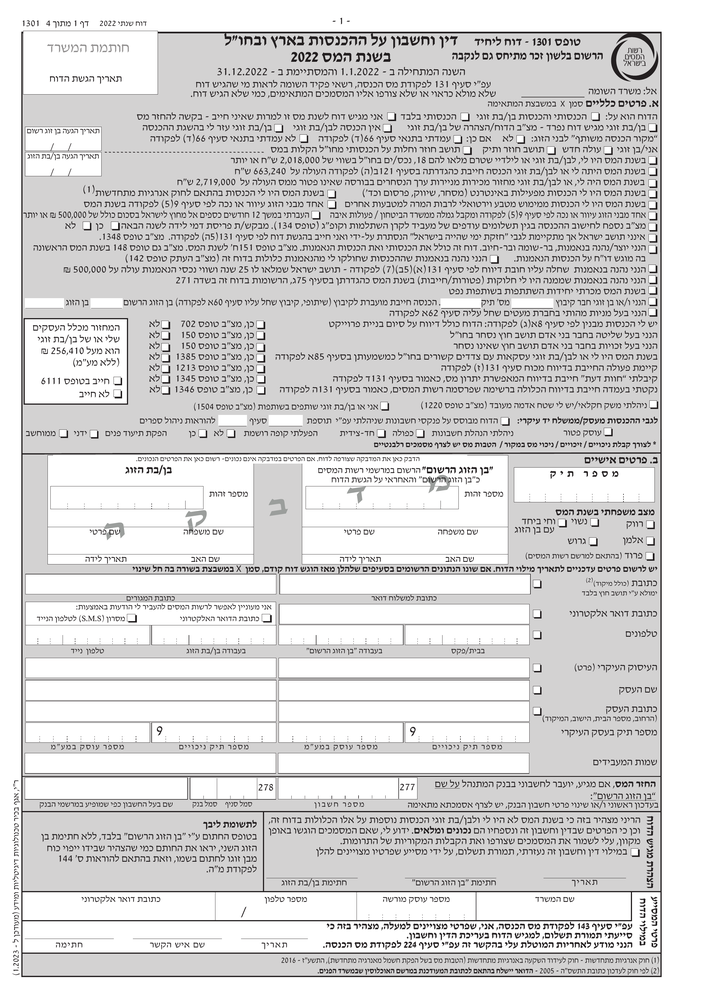
#> input picture test_pages/1301-2022 page1.png, 706 x 999 px, shrunk from 2481 x 3508 before the run
$ python -i preprocess.py   (imports and definitions only)
#> lines starting #> are read from the running program, lines starting #| are printed output that depends on the picture; after the words box and inside, x2 and y2 are one past the last pixel; in counts of white or black regions, pixels touching at a corner belong together
# src/signature_detector/preprocess.py

from typing import Tuple
import cv2
import numpy as np

# --- (The other functions clahe_enhance, detect_dominant_hough_angle, rotate_image, deskew, adaptive_binarize remain the same) ---
def clahe_enhance(gray: np.ndarray) -> np.ndarray:
    clahe = cv2.createCLAHE(clipLimit=2.0, tileGridSize=(8, 8))
    return clahe.apply(gray)

def detect_dominant_hough_angle(gray: np.ndarray, canny_thresh1=50, canny_thresh2=150,
                                min_line_len=30, max_line_gap=10) -> float:
    edges = cv2.Canny(gray, canny_thresh1, canny_thresh2)
    lines = cv2.HoughLinesP(edges, 1, np.pi / 180.0, threshold=60,
                            minLineLength=min_line_len, maxLineGap=max_line_gap)
    if lines is None: return 0.0
    angles = [np.degrees(np.arctan2(y2 - y1, x2 - x1)) for l in lines for x1, y1, x2, y2 in l]
    if not angles: return 0.0
    angles = np.array(angles)
    vx = np.cos(np.radians(angles)).mean()
    vy = np.sin(np.radians(angles)).mean()
    mean_ang = np.degrees(np.arctan2(vy, vx))
    return mean_ang

def rotate_image(img: np.ndarray, angle: float) -> np.ndarray:
    (h, w) = img.shape[:2]
    center = (w // 2, h // 2)
    M = cv2.getRotationMatrix2D(center, angle, 1.0)
    rotated = cv2.warpAffine(img, M, (w, h), flags=cv2.INTER_LINEAR, borderMode=cv2.BORDER_REPLICATE)
    return rotated

def deskew(gray: np.ndarray) -> Tuple[np.ndarray, float]:
    angle = detect_dominant_hough_angle(gray)
    if abs(angle) > 1.0 and abs(angle) < 45.0:
        rotated = rotate_image(gray, angle)
        return rotated, angle
    return gray, 0.0

def adaptive_binarize(gray: np.ndarray, block_size=31, C=12) -> np.ndarray:
    return cv2.adaptiveThreshold(gray, 255, cv2.ADAPTIVE_THRESH_GAUSSIAN_C,
                                     cv2.THRESH_BINARY_INV, block_size, C)

# THIS IS THE NEW, SUPERIOR FUNCTION
# [29 lines left out: function remove_long_lines, not called in this run]

>>> import cv2
>>> picture = cv2.imread('../../../test_pages/1301-2022 page1.png', cv2.IMREAD_GRAYSCALE)
#> picture: shape (999, 706); min 0, max 255, mean 213.9
>>> result = deskew(picture)
#> in detect_dominant_hough_angle, `edges = cv2.Canny(gray, canny_thresh1, canny_thresh2)`:
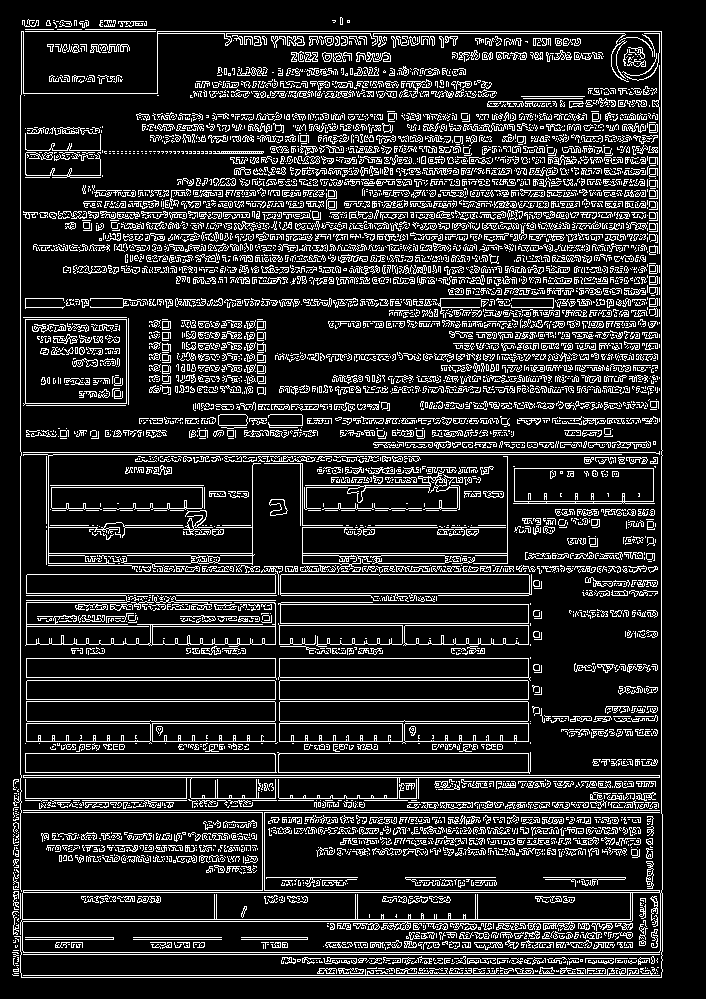
#> edges: shape (999, 706); 15.3% white in thin lines or dots, all inside (x1, y1, x2, y2) = (12, 17, 663, 978)
#> in detect_dominant_hough_angle, `lines = cv2.HoughLinesP(edges, 1, np.pi / 180.0, threshold=60, minLine..`: lines = 792 rows, first 6: [661, 813, 661, 31], [13, 810, 659, 810], [21, 775, 659, 775], [12, 952, 661, 952], [21, 777, 659, 777], [20, 972, 20, 95]
#> in detect_dominant_hough_angle, `angles = [np.degrees(np.arctan2(y2 - y1, x2 - x1)) for l in lines for ..`: angles = 792 values, max 90 at index 690, min -90 at index 0, mean -2.16
#> in detect_dominant_hough_angle, `vx = np.cos(np.radians(angles)).mean()`: vx = 0.962
#> in detect_dominant_hough_angle, `vy = np.sin(np.radians(angles)).mean()`: vy = -0.0245
#> in detect_dominant_hough_angle, `mean_ang = np.degrees(np.arctan2(vy, vx))`: mean_ang = -1.46
#> in rotate_image, `M = cv2.getRotationMatrix2D(center, angle, 1.0)`: M = [[1, -0.0255, 12.84], [0.0255, 1, -8.84]]
#> in rotate_image, `rotated = cv2.warpAffine(img, M, (w, h), flags=cv2.INTER_LINEAR, borde..`:
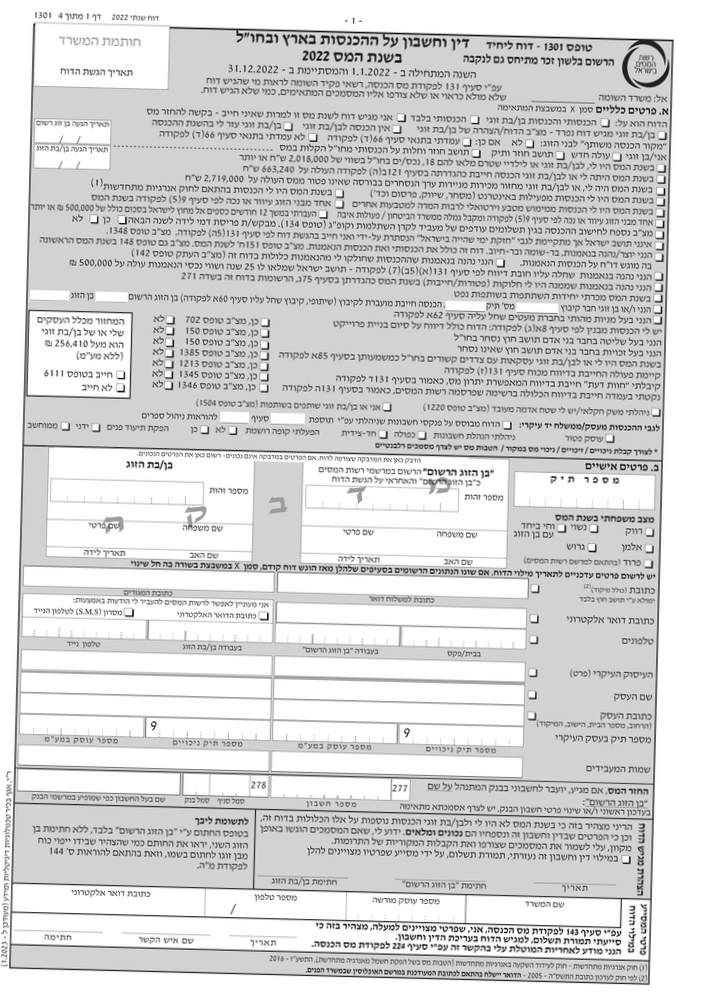
#> rotated: shape (999, 706); min 2, max 255, mean 213.9

$ run again, on test_pages/1301-2022 page2.png
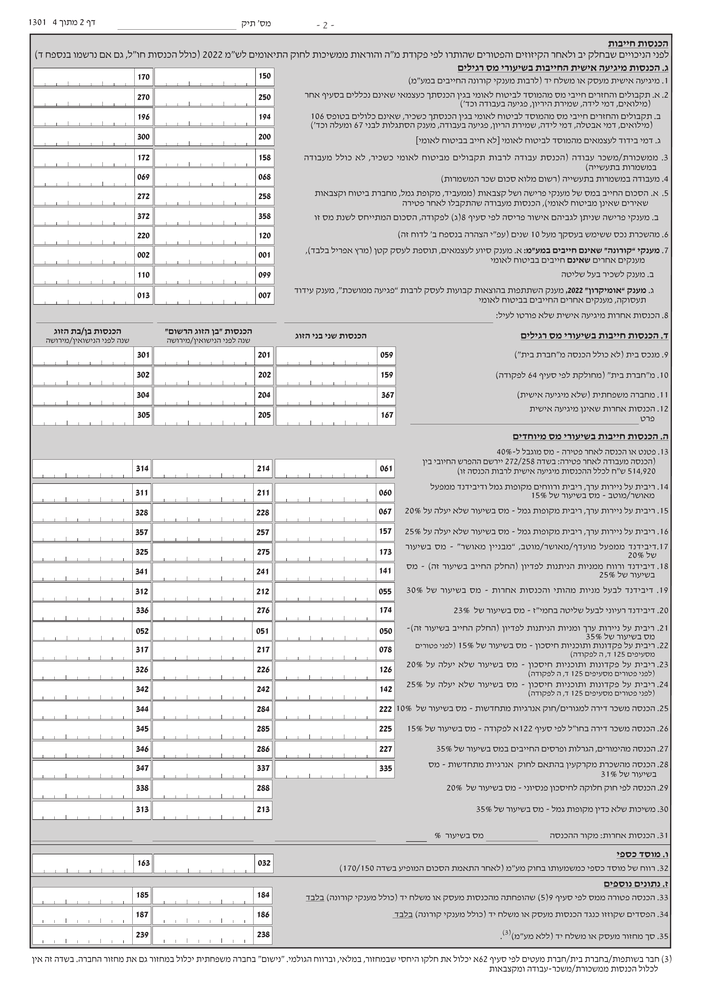
#> input picture test_pages/1301-2022 page2.png, 706 x 999 px, shrunk from 2481 x 3508 before the run
#> in detect_dominant_hough_angle, `edges = cv2.Canny(gray, canny_thresh1, canny_thresh2)`:
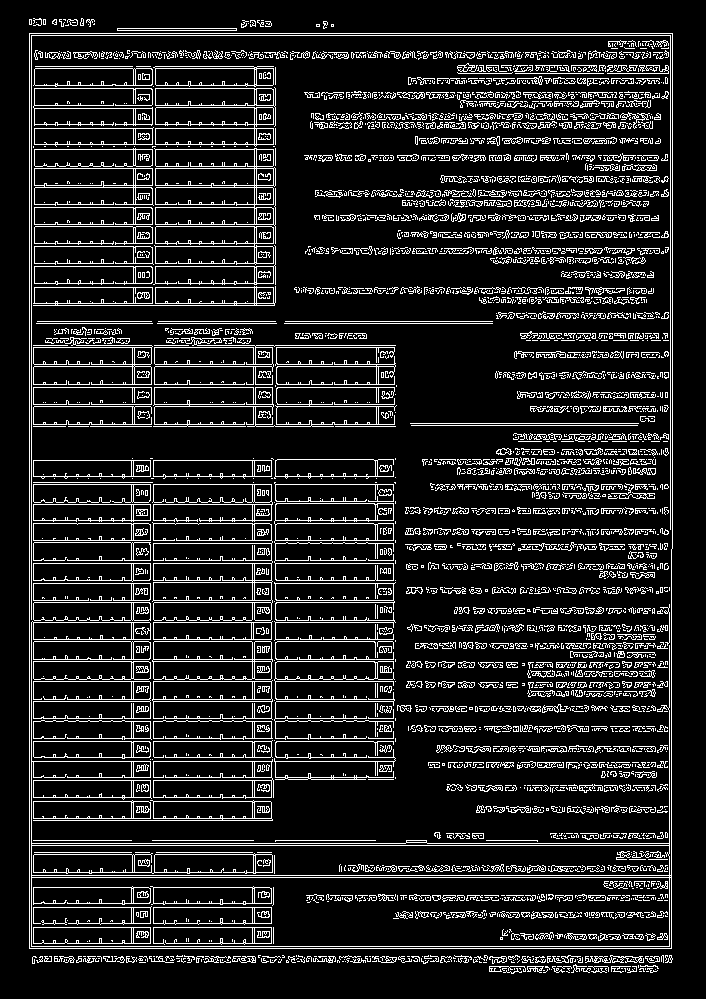
#> edges: shape (999, 706); 13.1% white in thin lines or dots, all inside (x1, y1, x2, y2) = (29, 18, 673, 974)
#> lines = 518 rows, first 6: [31, 948, 31, 19], [29, 948, 29, 19], [32, 845, 671, 845], [32, 946, 671, 946], [30, 948, 671, 948], [32, 877, 671, 877]
#> angles = 518 values, max 90 at index 431, min -90 at index 0, mean -4.86
#> vx = 0.931
#> vy = -0.054
#> mean_ang = -3.32
#> M = [[0.998, -0.058, 29.53], [0.058, 0.998, -19.63]]
#> in rotate_image, `rotated = cv2.warpAffine(img, M, (w, h), flags=cv2.INTER_LINEAR, borde..`:
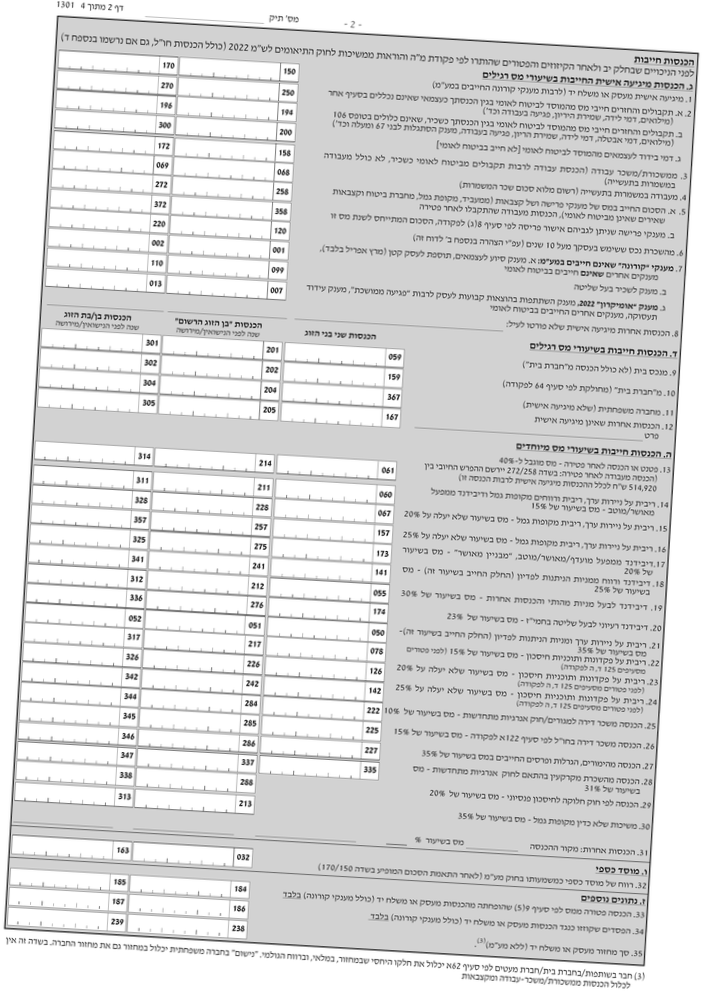
#> rotated: shape (999, 706); min 14, max 255, mean 219.3

$ run again, on test_pages/1301-2022 page3.png
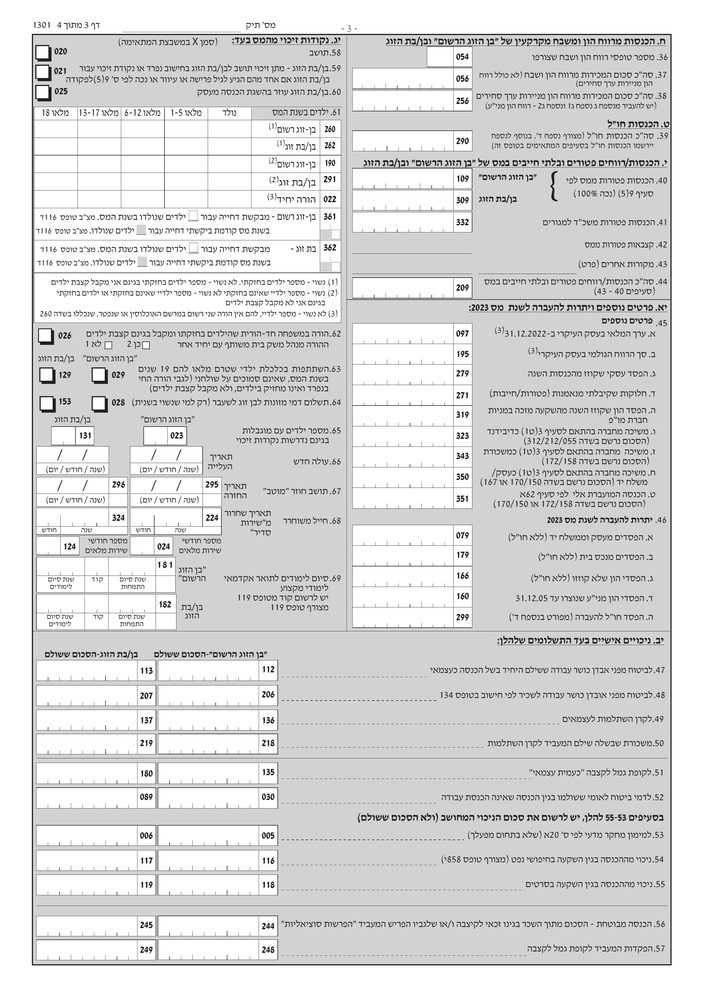
#> input picture test_pages/1301-2022 page3.png, 706 x 999 px, shrunk from 2481 x 3508 before the run
#> in detect_dominant_hough_angle, `edges = cv2.Canny(gray, canny_thresh1, canny_thresh2)`:
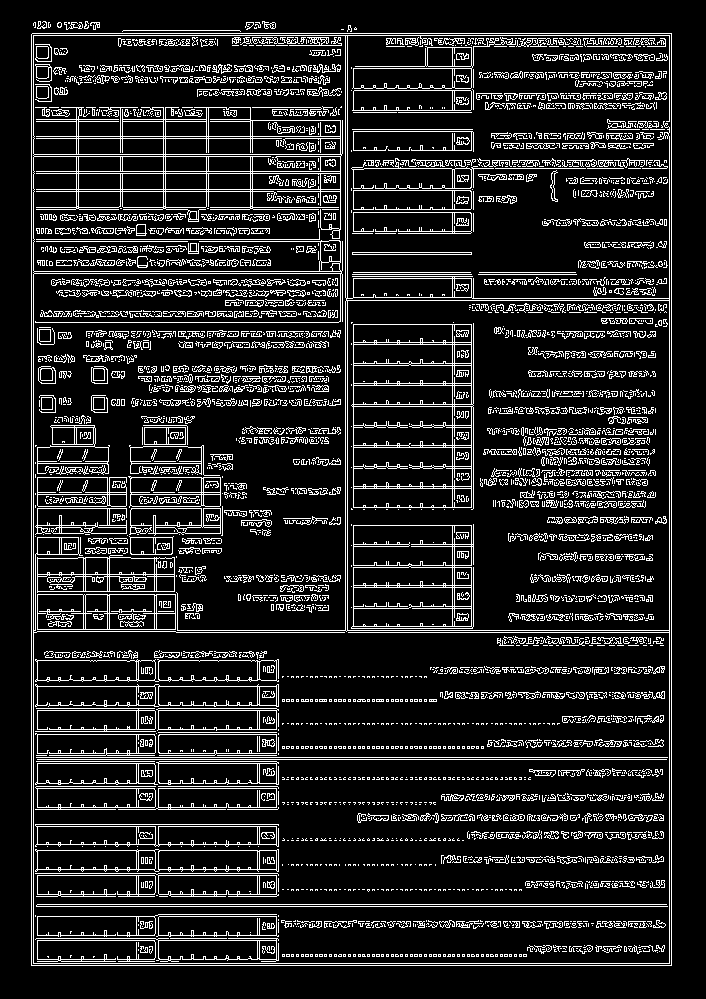
#> edges: shape (999, 706); 13.6% white in thin lines or dots, all inside (x1, y1, x2, y2) = (31, 21, 672, 966)
#> lines = 792 rows, first 6: [671, 965, 671, 33], [31, 965, 31, 34], [33, 965, 33, 23], [669, 965, 669, 33], [36, 757, 667, 757], [36, 906, 667, 906]
#> angles = 792 values, max 90 at index 634, min -90 at index 0, mean -5.77
#> vx = 0.926
#> vy = -0.0658
#> mean_ang = -4.06
#> M = [[0.997, -0.0709, 36.25], [0.0709, 0.997, -23.76]]
#> in rotate_image, `rotated = cv2.warpAffine(img, M, (w, h), flags=cv2.INTER_LINEAR, borde..`:
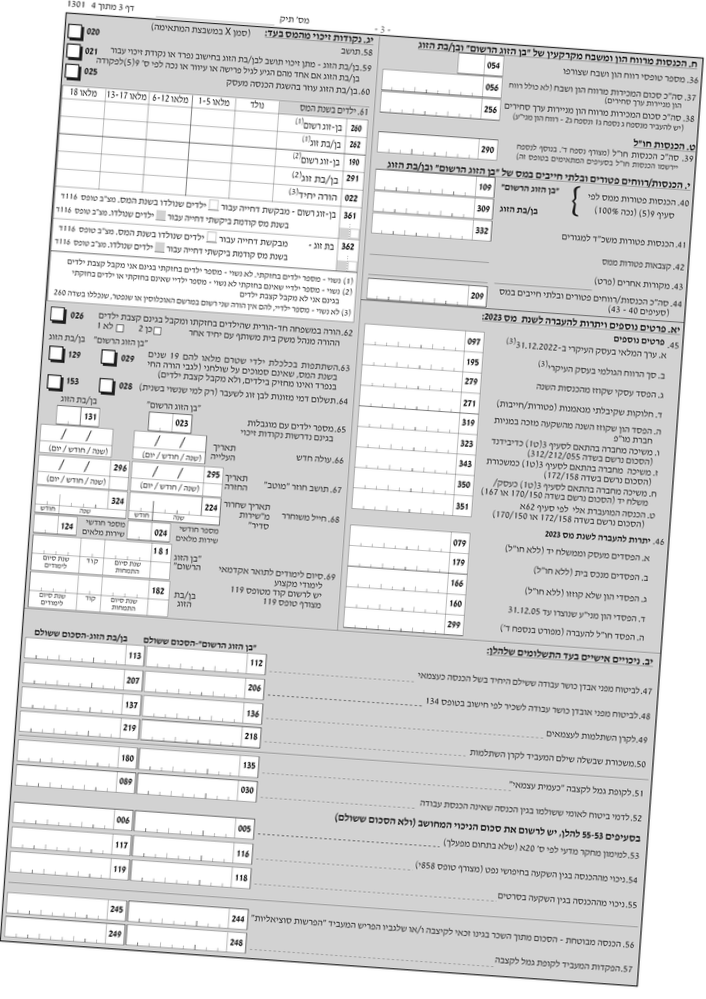
#> rotated: shape (999, 706); min 4, max 255, mean 218.4

$ run again, on test_pages/1301-2022 page4.png
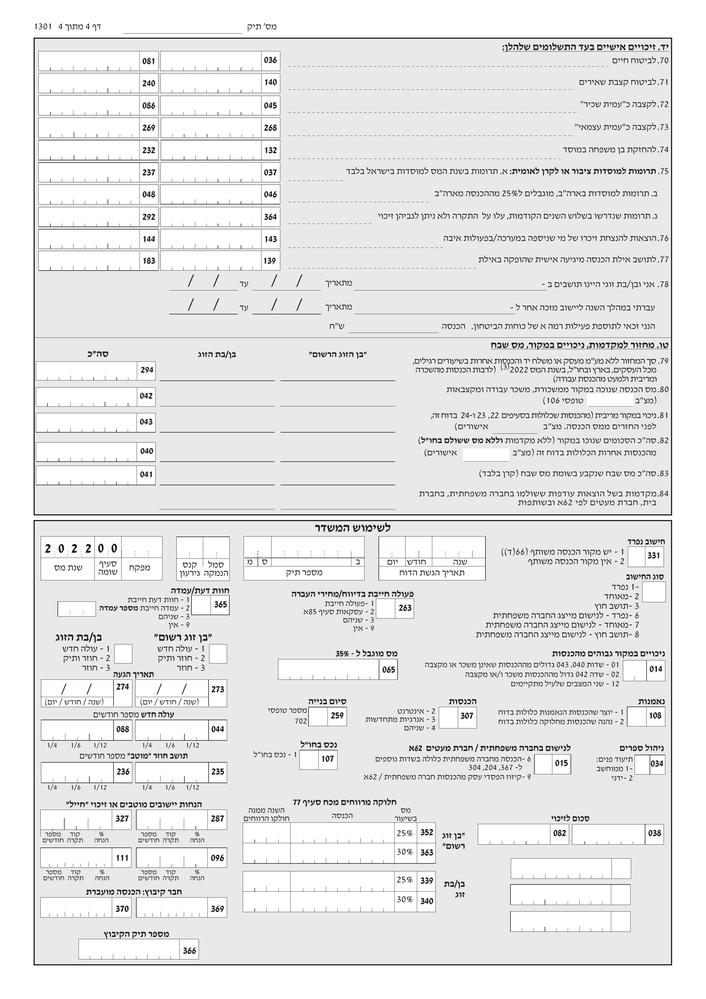
#> input picture test_pages/1301-2022 page4.png, 706 x 999 px, shrunk from 2481 x 3508 before the run
#> in detect_dominant_hough_angle, `edges = cv2.Canny(gray, canny_thresh1, canny_thresh2)`:
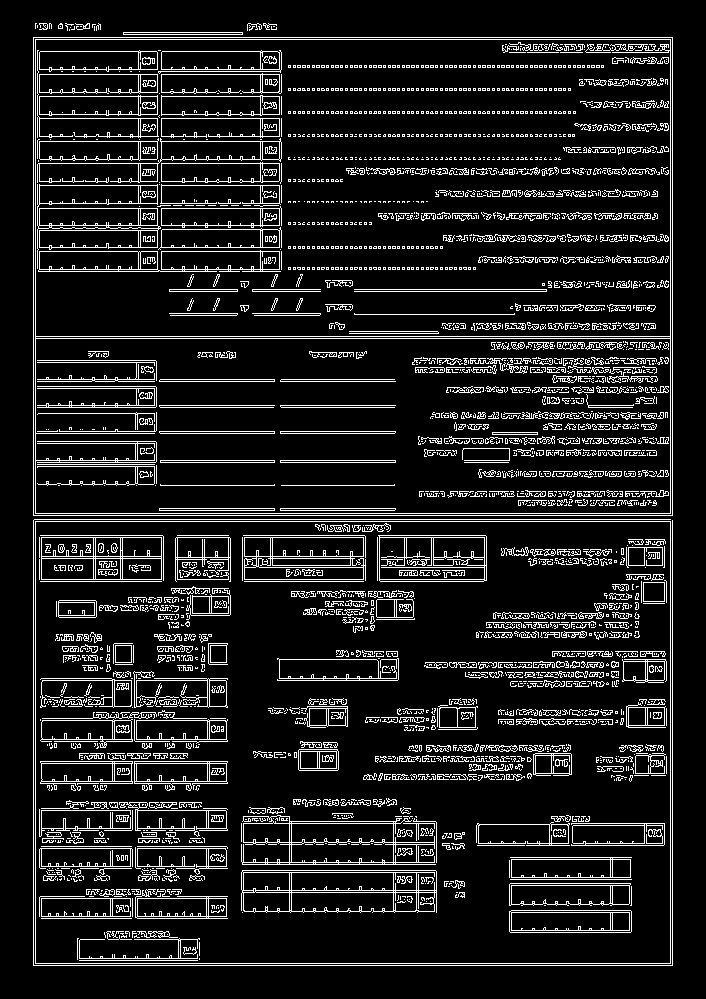
#> edges: shape (999, 706); 11.6% white in thin lines or dots, all inside (x1, y1, x2, y2) = (33, 23, 673, 966)
#> lines = 625 rows, first 6: [35, 965, 35, 23], [33, 965, 33, 37], [672, 965, 672, 37], [670, 965, 670, 37], [36, 39, 669, 39], [34, 965, 671, 965]
#> angles = 625 values, max 90 at index 574, min -90 at index 0, mean -3.34
#> vx = 0.955
#> vy = -0.0363
#> mean_ang = -2.18
#> M = [[0.999, -0.038, 19.24], [0.038, 0.999, -13.07]]
#> in rotate_image, `rotated = cv2.warpAffine(img, M, (w, h), flags=cv2.INTER_LINEAR, borde..`:
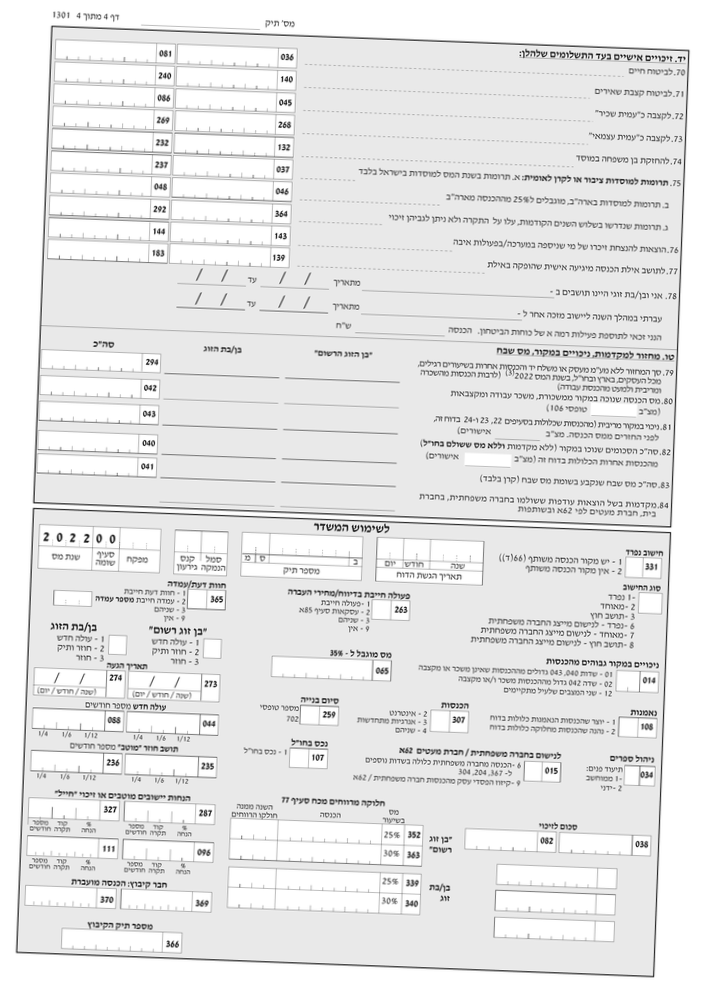
#> rotated: shape (999, 706); min 2, max 255, mean 231.1
